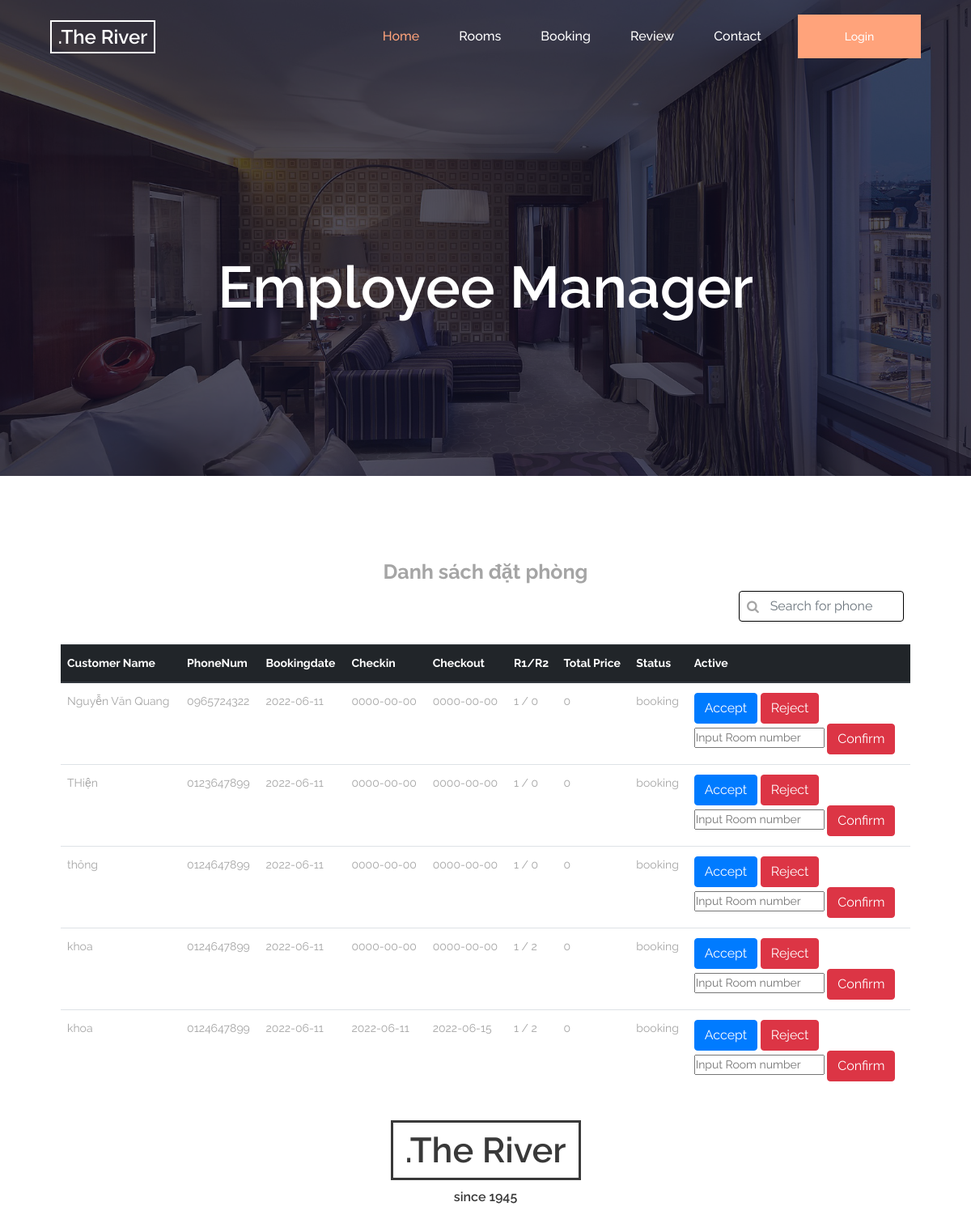
Page /Views/employee.php on the committed database.
### tables this page shows
CREATE TABLE `booking` (
  `booking_id` int(8) NOT NULL,
  `customer_name` varchar(50) NOT NULL,
  `customer_idCard` varchar(12) NOT NULL,
  `customer_phone` varchar(11) NOT NULL,
  `customer_mail` varchar(50) DEFAULT NULL,
  `numRoom1` int(2) NOT NULL DEFAULT 0,
  `numRoom2` int(2) NOT NULL DEFAULT 0,
  `booking_date` date NOT NULL DEFAULT current_timestamp(),
  `checkin_date` date NOT NULL,
  `checkout_date` date NOT NULL,
  `total_price` varchar(12) NOT NULL,
  `note` varchar(200) DEFAULT NULL,
  `status` varchar(50) NOT NULL DEFAULT 'booking',
  `employee` int(8) DEFAULT NULL
);

### Controller/bookingController.php (called while the page is built, shortened)
<?php
    require '../Model/bookingModel.php';
    require_once '../Database/config.php';
    $objConfig = new config();
    $booking = new bookingModel($objConfig);
    $bookingList = $booking->getAllBooking();
    $bookingList = $bookingList->fetch_all(MYSQLI_ASSOC);
?>

### Database/config.php (called while the page is built)
<?php
class config{
    function __construct()
    {
        $this->db_host = 'localhost';
        $this->db_user = 'root';
        $this->db_pass = '';
        $this->db_name = 'hotel';
    }
}

### Model/hotelModel.php (called while the page is built, shortened)
<?php
    abstract class hotelModel{
        function __construct($configSetup)
        {
            $this->host = $configSetup->db_host;
            $this->user = $configSetup->db_user;
            $this->pass = $configSetup->db_pass;
            $this->db = $configSetup->db_name;
        }
        public function open_db(){
            $this->conn = new mysqli($this->host, $this->user, $this->pass, $this->db);
        }
    }
?>

### Model/bookingModel.php (called while the page is built, shortened)
<?php
    require 'hotelModel.php';
    class bookingModel extends hotelModel{
        public function getAllBooking(){
            $sql = "SELECT * FROM booking";
            $result = $this->conn->query($sql);
            return $result;
        }
    }
?>

### Views/employee.php (the view, shortened to what this page needs)
<?php
    require '../Controller/bookingController.php';
?>
<!DOCTYPE html>
<html lang="en">
<head>
    <link rel="stylesheet" href="https://maxcdn.bootstrapcdn.com/bootstrap/4.0.0/css/bootstrap.min.css">
    <link rel="stylesheet" href="https://cdnjs.cloudflare.com/ajax/libs/font-awesome/4.7.0/css/font-awesome.min.css">
    <link rel="stylesheet" href="https://cdnjs.cloudflare.com/ajax/libs/bootstrap-datetimepicker/4.17.47/css/bootstrap-datetimepicker.min.css">
    <link rel="stylesheet" href="https://cdnjs.cloudflare.com/ajax/libs/bootstrap-select/1.12.4/css/bootstrap-select.min.css">
    <link rel="stylesheet" href="https://cdnjs.cloudflare.com/ajax/libs/jqueryui/1.12.1/jquery-ui.min.css">
    <link rel="stylesheet" href="https://cdnjs.cloudflare.com/ajax/libs/fullcalendar/3.9.0/fullcalendar.min.css">
    <link rel="stylesheet" type="text/css" href="./styles/bootstrap-4.1.2/bootstrap.min.css">
    <link href="./plugins/font-awesome-4.7.0/css/font-awesome.min.css" rel="stylesheet" type="text/css">
    <link rel="stylesheet" type="text/css" href="./plugins/OwlCarousel2-2.3.4/owl.carousel.css">
    <link rel="stylesheet" type="text/css" href="./plugins/OwlCarousel2-2.3.4/owl.theme.default.css">
    <link rel="stylesheet" type="text/css" href="./plugins/OwlCarousel2-2.3.4/animate.css">
    <link href="./plugins/jquery-datepicker/jquery-ui.css" rel="stylesheet" type="text/css">
    <link href="./plugins/colorbox/colorbox.css" rel="stylesheet" type="text/css">
    <link rel="stylesheet" type="text/css" href="styles/booking.css">
    <link rel="stylesheet" type="text/css" href="styles/booking_responsive.css">
    <link rel ="stylesheet" href="Libs/CSS/employee.css">
</head>
<body>
<?php include 'header2.php'; ?>
    <div class="home">
		<div class="background_image" style="background-image:url(./images/booking.jpg)"></div>
		<div class="home_container">
			<div class="container">
				<div class="row">
					<div class="col">
						<div class="home_content text-center">
							<div class="home_title">Employee Manager</div>
						</div>
					</div>
				</div>
			</div>
		</div>
	</div>
    <div class="container employee-con" style="margin-top: 100px;">
        <div id="bookingList" >
            <div class="title text-center mb-1">Danh sách đặt phòng</div>
            <div class="form-inline">
                <i class="fa fa-search icon"> </i>
                <input type="text" class="form-control mb-2 mr-sm-2" name="search-phone" id="search-phone" onkeyup="show_search_result()" placeholder="Search for phone">
            </div>
            <table class="table table-hover" id="main-table">
            <thead class="thead-dark">
            <tr>
                <th>Customer Name</th>
                <th>PhoneNum</th>
                <th>Bookingdate</th>
                <th>Checkin</th>
                <th>Checkout</th>
                <th>R1/R2</th>
                <th>Total Price</th>
                <th>Status</th>
                <th>Active</th>
            </tr>
            </thead>
            <tbody>
            <?php foreach ($bookingList as $booking) { ?>
                <tr>
                    <td><?php echo $booking['customer_name']; ?></td>
                    <td><?php echo $booking['customer_phone']; ?></td>
                    <td><?php echo $booking['booking_date']; ?></td>
                    <td><?php echo $booking['checkin_date']; ?></td>
                    <td><?php echo $booking['checkout_date']; ?></td>
                    <td><?php echo $booking['numRoom1'] . ' / ' . $booking['numRoom2']; ?></td>
                    <td><?php echo $booking['total_price']; ?></td>
                    <td><?php echo $booking['status']; ?></td>
                    <td>
                        <form action="#" method="POST">
                            <button name="accept" type="submit" class="btn btn-primary accept" data-id="<?php echo $booking['booking_id']; ?>">Accept</button>
                            <button name="demis"  type="submit" class="btn btn-danger demis" data-id="<?php echo $booking['booking_id']; ?>">Reject </button>
                            <br>
                            <input type="text" name="roomNum" placeholder="Input Room number">
                            <button name="addConfirm"  type="submit" class="btn btn-danger addConfirm" data-id="<?php echo $booking['booking_id']; ?>">Confirm</button>
                        </form>
                    </td>
                </tr>
            <?php } ?>
            </tbody>
            </table>
        </div>
<?php include 'footer2.php'; ?>
</body>
</html>

### Views/styles/booking.css (style rules this page uses)
* { margin: 0; padding: 0; -webkit-font-smoothing: antialiased; -webkit-text-shadow: rgba(0,0,0,.01) 0 0 1px; text-shadow: rgba(0,0,0,.01) 0 0 1px; }
body { font-family: 'Raleway', sans-serif; font-size: 14px; font-weight: 400; background: #FFFFFF; color: #a5a5a5; }
div { display: block; position: relative; -webkit-box-sizing: border-box; -moz-box-sizing: border-box; box-sizing: border-box; }
.form-control { color: #db5246; }
.background_image { position: absolute; top: 0; left: 0; width: 100%; height: 100%; background-repeat: no-repeat; background-size: cover; background-position: center center; }
.home { width: 100%; height: 588px; background: #0f0e24; }
.home .background_image { opacity: 0.28; }
.home_container { position: absolute; top: 60.3%; -webkit-transform: translateY(-50%); -moz-transform: translateY(-50%); -ms-transform: translateY(-50%); -o-transform: translateY(-50%); transform: translateY(-50%); left: 0; width: 100%; }
.home_title { font-size: 72px; font-weight: 600; color: #ffffff; line-height: 1.2; }

### Views/Libs/CSS/employee.css (style rules this page uses)
.employee-con { min-height: 480px; }
@media (min-width: 1200px) { .container { max-width: 90%; } }
.table td, .table th { padding: 0.75rem 0.5rem; }
.title { font-size: 25px; font-weight: bold; }
table tr td { padding: 0; border-collapse: collapse; }
.form-inline { float: right; margin-bottom: 20px; }
.form-inline i { position: absolute; }
.form-inline input { text-align: center; border: 1px solid #000000; }
.icon { font-size: 1rem; bottom: 19px; left: 10px; }

### rows in the picture
booking: customer_name "Nguyễn Văn Quang", customer_phone "0965724322", booking_date "2022-06-11", checkin_date "0000-00-00", checkout_date "0000-00-00", numRoom1 "1", numRoom2 "0", total_price "0", status "booking"
booking: customer_name "THiện", customer_phone "0123647899", booking_date "2022-06-11", checkin_date "0000-00-00", checkout_date "0000-00-00", numRoom1 "1", numRoom2 "0", total_price "0", status "booking"
booking: customer_name "thông", customer_phone "0124647899", booking_date "2022-06-11", checkin_date "0000-00-00", checkout_date "0000-00-00", numRoom1 "1", numRoom2 "0", total_price "0", status "booking"
booking: customer_name "khoa", customer_phone "0124647899", booking_date "2022-06-11", checkin_date "0000-00-00", checkout_date "0000-00-00", numRoom1 "1", numRoom2 "2", total_price "0", status "booking"
booking: customer_name "khoa", customer_phone "0124647899", booking_date "2022-06-11", checkin_date "2022-06-11", checkout_date "2022-06-15", numRoom1 "1", numRoom2 "2", total_price "0", status "booking"
